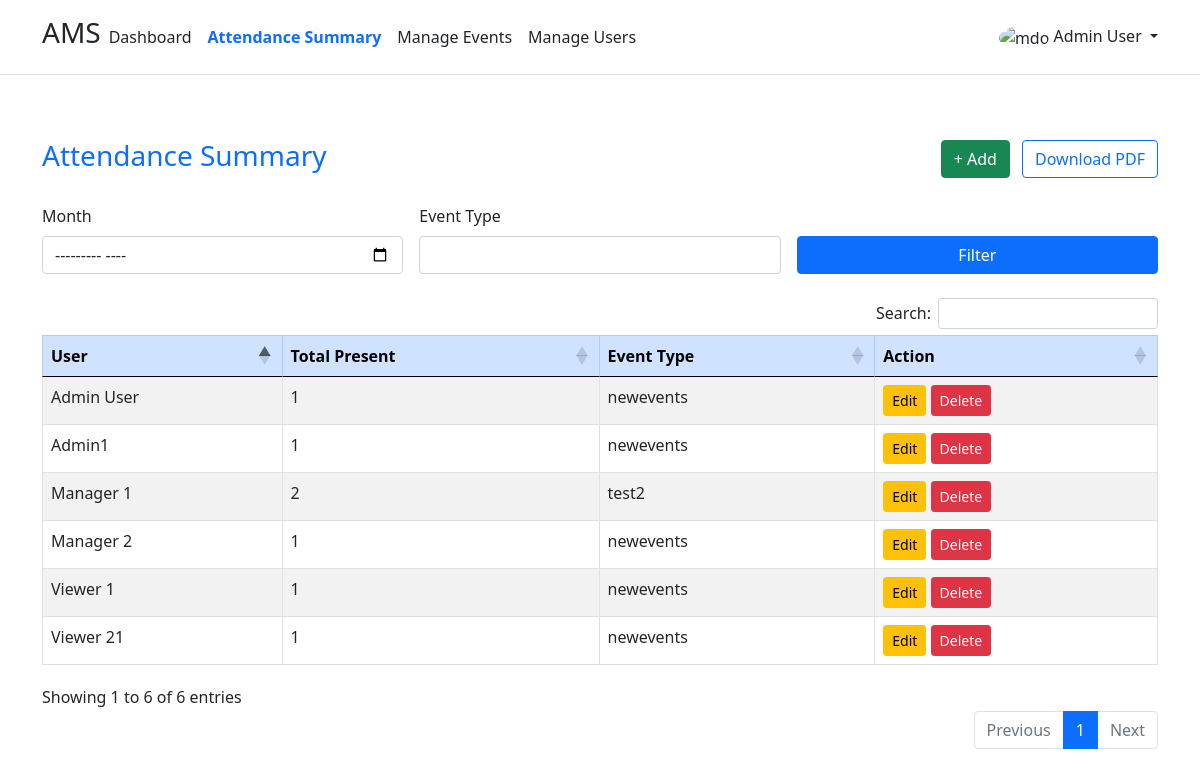
Page /attendance_summary.php (signed in) on the committed database.
### tables this page shows
CREATE TABLE IF NOT EXISTS `users` (
  `id` int(11) NOT NULL AUTO_INCREMENT,
  `name` varchar(150) NOT NULL,
  `email` varchar(255) NOT NULL,
  `password_hash` varchar(255) NOT NULL,
  `role` enum('admin','manager','viewer') NOT NULL DEFAULT 'viewer',
  `department_id` int(11) DEFAULT NULL,
  `created_at` timestamp NULL DEFAULT CURRENT_TIMESTAMP,
  PRIMARY KEY (`id`),
  UNIQUE KEY `email` (`email`),
  KEY `idx_users_email` (`email`)
);

CREATE TABLE IF NOT EXISTS `veranstaltung` (
  `id` int(11) NOT NULL AUTO_INCREMENT,
  `name` varchar(255) NOT NULL,
  `event_type` varchar(100) DEFAULT NULL,
  `event_date` date NOT NULL,
  `created_at` timestamp NULL DEFAULT CURRENT_TIMESTAMP,
  PRIMARY KEY (`id`),
  KEY `idx_events_date` (`event_date`),
  KEY `idx_events_type_date` (`event_type`,`event_date`)
);

### auth.php (called while the page is built, shortened)
<?php
function current_user() {
    return $_SESSION['user'] ?? null;
}

### attendance_summary.php (the view, shortened to what this page needs)
<?php
require_once "auth.php";
$current_user = current_user();
$filter = [];
function get_data($pdo, $filter = null)
{
    $where = ["ak.status = :status"];
    $params = [':status' => 'present'];
    $sql = "
      SELECT
    n.id as user_id,
    v.id as event_id,
    n.name,
            COUNT(*) AS total_present,
            v.event_type
        FROM anwesenheits_kontrolle ak
        INNER JOIN veranstaltung v ON ak.event_id = v.id
        INNER JOIN users n ON ak.user_id = n.id
        WHERE " . implode(' AND ', $where) . "
        GROUP BY ak.user_id, v.event_type
    ";
    $stmt = $pdo->prepare($sql);
    foreach ($params as $k => $v) {
        if ($k === ':department_id') {
            $stmt->bindValue($k, (int)$v, PDO::PARAM_INT);
        } else {
            $stmt->bindValue($k, $v);
        }
    }
    $stmt->execute();
    $results = $stmt->fetchAll(PDO::FETCH_ASSOC);
    return $results;
}
$data = get_data($conn, $filter);
?>
<!doctype html>
<html lang="en">
<head>
    <link rel="stylesheet" href="https://getbootstrap.com/docs/5.0/examples/headers/headers.css">
    <link rel="stylesheet" href="https://getbootstrap.com/docs/5.0/dist/css/bootstrap.min.css">
    <link href="https://cdn.datatables.net/1.13.6/css/dataTables.bootstrap5.min.css" rel="stylesheet">
    <link href="https://cdn.datatables.net/buttons/2.4.2/css/buttons.bootstrap5.min.css" rel="stylesheet">
</head>
<body class="d-flex flex-column min-vh-100">
    <?php include 'header.php'; ?>
    <div class="container py-5">
        <div class="d-flex justify-content-between align-items-center mb-4">
            <h3 class="text-primary">Attendance Summary</h3>
            <div>
                <button class="btn btn-success me-2" data-bs-toggle="modal" data-bs-target="#addModal">+ Add</button>
                <a href="?<?php echo http_build_query(array_merge($filter, ['download' => 'pdf'])); ?>" class="btn btn-outline-primary">Download PDF</a>
            </div>
        </div>
        <form method="get" class="row g-3 mb-4">
            <div class="col-md-4">
                <label class="form-label">Month</label>
                <input type="month" name="month" class="form-control" value="<?php echo htmlspecialchars($filter['month'] ?? ''); ?>">
            </div>
            <div class="col-md-4">
                <label class="form-label">Event Type</label>
                <input type="text" name="event_type" class="form-control" value="<?php echo htmlspecialchars($filter['event_type'] ?? ''); ?>">
            </div>
            <div class="col-md-4 d-flex align-items-end">
                <button type="submit" class="btn btn-primary w-100">Filter</button>
            </div>
        </form>
        <table id="attendanceTable" class="table table-bordered table-striped">
            <thead class="table-primary">
                <tr>
                    <th>User</th>
                    <th>Total Present</th>
                    <th>Event Type</th>
                   <?php  if( $current_user['role'] !== 'viewer' ){ ?>
                    <th>Action</th>
                     <?php } ?>
                </tr>
            </thead>
            <tbody>
                <?php foreach ($data as $r): ?>
                    <tr>
                        <td><?= htmlspecialchars($r['name']); ?></td>
                        <td><?= htmlspecialchars($r['total_present']); ?></td>
                        <td><?= htmlspecialchars($r['event_type']); ?></td>
                        <?php
                        if( $current_user['role'] !== 'viewer' ){ ?>
                        <td>
                            <button
                                class="btn btn-warning btn-sm editBtn"
                                data-bs-toggle="modal"
                                data-bs-target="#editModal"
                                data-id="<?= htmlspecialchars($r['user_id']); ?>"
                                data-user="<?= htmlspecialchars($r['user_id']); ?>"
                                data-event="<?= htmlspecialchars($r['event_type']); ?>"
                                data-status="present"> Edit </button>
                            <form method="post" style="display:inline">
                                <button class="btn btn-sm btn-danger" onclick="return confirm('Delete record?')">Delete</button>
                            </form>
                        </td>
                        <?php } ?>
                    </tr>
                <?php endforeach; ?>
            </tbody>
        </table>
    </div>
</body>
</html>

### header.php (shortened to what this page needs)
<link rel="stylesheet" href="https://getbootstrap.com/docs/5.0/examples/headers/headers.css">
<link rel="stylesheet" href="https://getbootstrap.com/docs/5.0/dist/css/bootstrap.min.css">
<header class="p-3 mb-3 border-bottom">
    <div class="container">
        <div class="d-flex flex-wrap align-items-center justify-content-center justify-content-lg-start">
            <a href="/" class="d-flex align-items-center mb-2 mb-lg-0 text-dark text-decoration-none">
                <h3>AMS</h3>
            </a>
            <ul class="nav col-12 col-lg-auto me-lg-auto mb-2 justify-content-center mb-md-0">
                <?php
                $current_page = basename($_SERVER['PHP_SELF']);
                ?>
                    <li class="nav-item">
                        <a href="dashboard.php"
                            class="nav-link px-2 <?php echo ($current_page === 'dashboard.php') ? 'text-primary fw-bold' : 'link-dark'; ?>">
                            Dashboard
                        </a>
                    </li>
                    <li class="nav-item">
                        <a href="attendance_summary.php"
                            class="nav-link px-2 <?php echo ($current_page === 'attendance_summary.php') ? 'text-primary fw-bold' : 'link-dark'; ?>">
                            Attendance Summary
                        </a>
                    </li>
                    <li class="nav-item">
                        <a href="events_crud.php"
                            class="nav-link px-2 <?php echo ($current_page === 'events_crud.php') ? 'text-primary fw-bold' : 'link-dark'; ?>">
                            Manage Events
                        </a>
                    </li>
                    <li class="nav-item">
                        <a href="users_crud.php"
                            class="nav-link px-2 <?php echo ($current_page === 'users_crud.php') ? 'text-primary fw-bold' : 'link-dark'; ?>">
                            Manage Users
                        </a>
                    </li>
            </ul>
            <div class="dropdown text-end">
                <a href="#" class="d-block link-dark text-decoration-none dropdown-toggle" id="dropdownUser1" data-bs-toggle="dropdown" aria-expanded="false">
                    <img src="https://github.com/mdo.png" alt="mdo" width="32" height="32" class="rounded-circle"> <?php echo $current_user['name']; ?>
                </a>
            </div>
        </div>
    </div>
</header>

### rows in the picture
users: name "Admin User", total_present "1", veranstaltung.event_type "newevents"
users: name "Manager 1", total_present "2", veranstaltung.event_type "test2"
users: name "Manager 2", total_present "1", veranstaltung.event_type "newevents"
users: name "Viewer 1", total_present "1", veranstaltung.event_type "newevents"
users: name "Viewer 21", total_present "1", veranstaltung.event_type "newevents"
users: name "Admin1", total_present "1", veranstaltung.event_type "newevents"

### other values in the picture
$current_user['name'] "Admin User"
